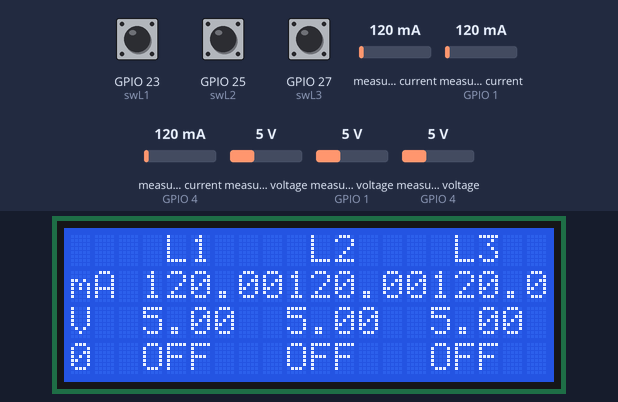
The sketch below on a simulated ESP32. On the bench: 20×4 character LCD. The test bench sets the inputs (shaded band); at power-on: GPIO 23 (swL1) LOW, GPIO 25 (swL2) LOW, GPIO 27 (swL3) LOW, measured current 120 mA, measured current (sensors on GPIO 1, GPIO 4) 120 mA, measured voltage 5 V, measured voltage (sensors on GPIO 1, GPIO 4) 5 V.

Above: at 1.2 s.
1.3 s: GPIO 23 (swL1) pulled HIGH for 0.15 s
At 1.58 s:
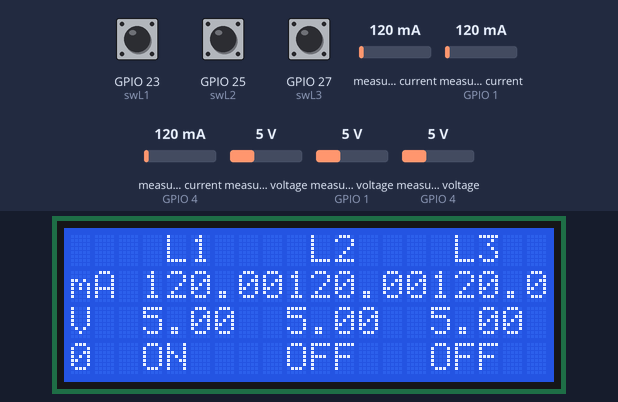
3.2 s: GPIO 25 (swL2) pulled HIGH for 1 s
At 4.2 s:
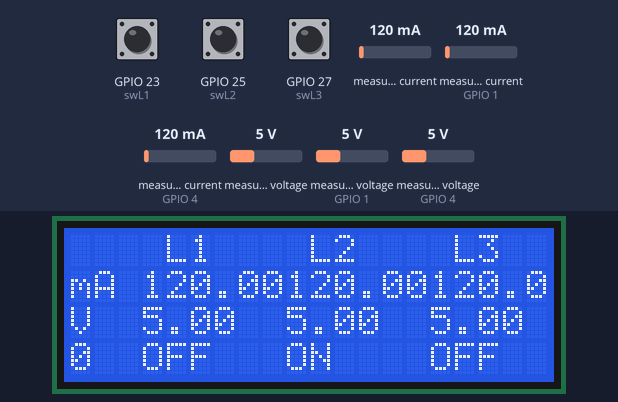
5.9 s: GPIO 27 (swL3) pulled HIGH for 1 s
At 6.7 s:
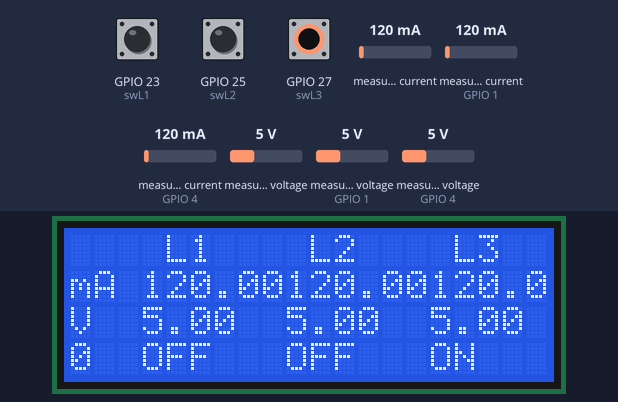
8.4 s: measured current (sensor 0) set to 40 mA
At 9.4 s:
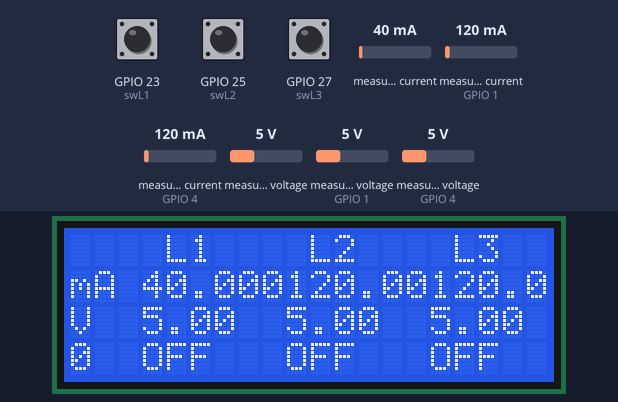
10.1 s: measured current (sensor on GPIO 1) set to 40 mA
At 11.0 s:
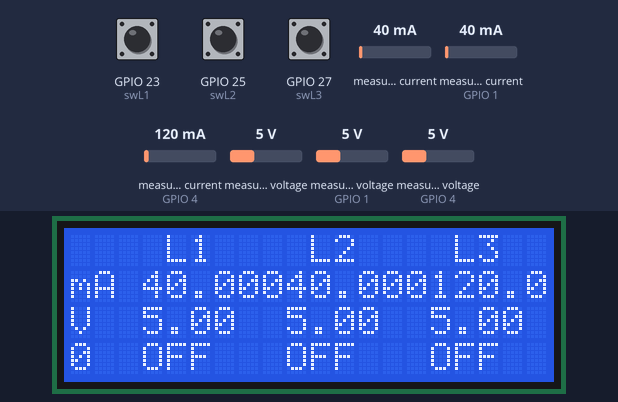
11.8 s: measured current (sensor on GPIO 4) set to 40 mA
At 12.4 s:
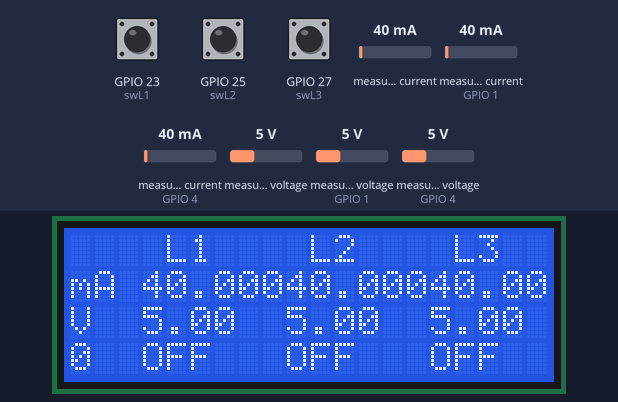
Timing chart, 0 to 14.4 s (numbered marks = the images above; inputs shaded):
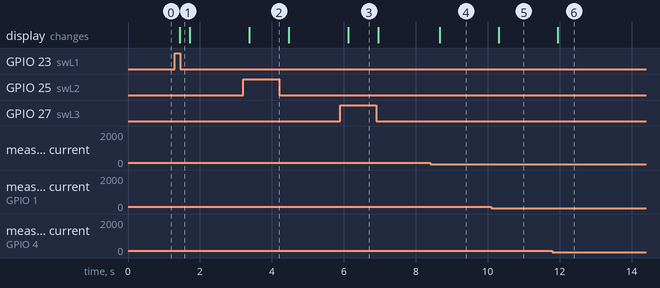

The sketch:

Mech_Final_Project.ino
```cpp
// this is the working code for a model train system power supply circuit.
// the power supply is managed by an arduino to control switching of voltages and display load currents and voltages
// the power supply arduino communicates with the main control system via wireless module to determine which voltages are needed

#include <Adafruit_INA219.h>
#include <Wire.h>
#include <LiquidCrystal_I2C.h>
//#include <SPI.h>
//#include <RH_NRF24.h>

LiquidCrystal_I2C lcd(0x27, 20, 4);   // 4x20 LCD display with I2C module at address 0x27

Adafruit_INA219 ina219_A(0x40);   // INA219_A current sensing module at address 0x40 (no bridging)
Adafruit_INA219 ina219_B(0x41);   // INA219_B current sensing module at address 0x41 (A0 solder bridge on module)
Adafruit_INA219 ina219_C(0x44);   // INA219_C current sensing module at address 0x44 (A1 solder bridge on module)

//RH_NRF24 nrf24;

#define L1 2
#define L2 3
#define L3 4
#define swL1 23
#define swL2 25
#define swL3 27

void L1high(){
  digitalWrite(L1, HIGH);
}

void L2high(){
  digitalWrite(L2, HIGH);
}

void L3high(){
  digitalWrite(L3, HIGH);
}

void L1low(){
  digitalWrite(L1, LOW);
}

void L2low(){
  digitalWrite(L2, LOW);
}

void L3low(){
  digitalWrite(L3, LOW);
}

void setup() {

  Serial.begin(9600);
//  while (!Serial);      //wireless communication module never implemented into project
//  // wait for serial port to connect. Needed for Leonardo only
//  if (!nrf24.init())
//    Serial.println("init failed");
//  // Defaults after init are 2.402 GHz (channel 2), 2Mbps, 0dBm
//  if (!nrf24.setChannel(1))
//    Serial.println("setChannel failed");
//  if (!nrf24.setRF(RH_NRF24::DataRate2Mbps, RH_NRF24::TransmitPower0dBm))
//    Serial.println("setRF failed");

//  pinMode(L1, OUTPUT);
//  pinMode(L2, OUTPUT);
//  pinMode(L3, OUTPUT);
//  pinMode(sw1, INPUT);


  ina219_A.begin();
  ina219_B.begin();
  ina219_C.begin();

  lcd.init();   // initialize the lcd
  lcd.clear();        // clears display
  lcd.backlight();    // open the backlight

}


void loop() {

//  Serial.println("Sending to nrf24_server");    //wireless communication module never implemented into project
//  // Send a message to nrf24_server
//  uint8_t data[] = "Hello World!";
//  nrf24.send(data, sizeof(data));
//
//  nrf24.waitPacketSent();
//  // Now wait for a reply
//  uint8_t buf[RH_NRF24_MAX_MESSAGE_LEN];
//  uint8_t len = sizeof(buf);
//
//  if (nrf24.waitAvailableTimeout(500))
//  {
//    // Should be a reply message for us now
//    if (nrf24.recv(buf, &len))
//    {
//      Serial.print("got reply: ");
//      Serial.println((char*)buf);
//    }
//    else
//    {
//      Serial.println("recv failed");
//    }
//  }
//  else
//  {
//    Serial.println("No reply, is nrf24_server running?");
//  }
//

lcd.setCursor(3,3);
if (digitalRead(swL1) == HIGH) {
  L1high();
  lcd.print("ON ");
} else if (digitalRead(swL1) == LOW) {
  L1low();
  lcd.print("OFF");
}

lcd.setCursor(9,3);
if (digitalRead(swL2) == HIGH) {
  L2high();
  lcd.print("ON ");
} else if (digitalRead(swL2) == LOW) {
  L2low();
  lcd.print("OFF");
}

lcd.setCursor(15,3);
if (digitalRead(swL3) == HIGH) {
  L3high();
  lcd.print("ON ");
} else if (digitalRead(swL3) == LOW) {
  L3low();
  lcd.print("OFF");
}


  // obtaining sensor A variables
  float busvoltage_A = 0;
  float current_mA_A = 0;
  busvoltage_A = ina219_A.getBusVoltage_V();
  current_mA_A = ina219_A.getCurrent_mA();

  // obtaining sensor B variables
  float busvoltage_B = 0;
  float current_mA_B = 0;
  busvoltage_B = ina219_B.getBusVoltage_V();
  current_mA_B = ina219_B.getCurrent_mA();

  // obtaining sensor C variables
  float busvoltage_C = 0;
  float current_mA_C = 0;
  busvoltage_C = ina219_C.getBusVoltage_V();
  current_mA_C = ina219_C.getCurrent_mA();

              // display line 0 - power wire labels
  lcd.setCursor(0,0);
  lcd.print("    L1    L2    L3  ");

              // display line 1 - sensor current ratings
  lcd.setCursor(0,1);
  lcd.print("mA");
  lcd.setCursor(3,1);
  lcd.print(current_mA_A);
  lcd.setCursor(9,1);
  lcd.print(current_mA_B);
  lcd.setCursor(15,1);
  lcd.print(current_mA_C);

              // display line 2 - voltage ratings
  lcd.setCursor(0,2);
  lcd.print("V");
  lcd.setCursor(3,2);
  lcd.print(busvoltage_A);
  lcd.setCursor(9,2);
  lcd.print(busvoltage_B);
  lcd.setCursor(15,2);
  lcd.print(busvoltage_C);


  delay(200);   // refresh rate of loop in ms


}
```

Measured:
- after the input at 1.3 s, the display: changes after 0.14 s (image 1)
- after the input at 3.2 s, the display: changes after 0.17 s (image 2)
- after the input at 5.9 s, the display: changes after 0.23 s (image 3)
- after the input at 8.4 s, the display: changes after 0.27 s (image 4)
- after the input at 10.1 s, the display: changes after 0.21 s (image 5)
- after the input at 11.8 s, the display: changes after 0.15 s (image 6)
